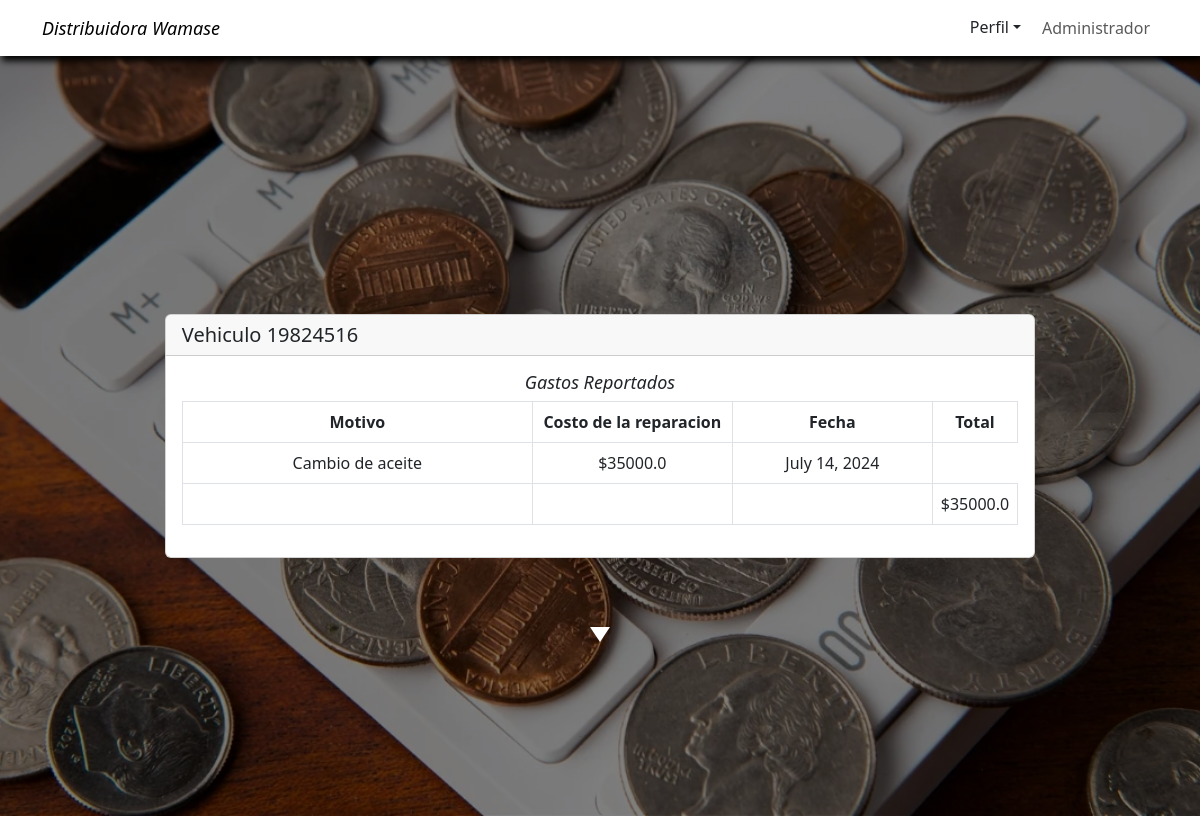
The app's page /view_expenses_user/ (signed in) with its own data.
### Expenses/models.py (models this page shows)
class Expenses(models.Model):
    user = models.ForeignKey(User, on_delete=models.CASCADE)
    title = models.CharField(max_length=255, null=False)
    description = models.CharField(max_length=1000, null=True)
    amount = models.FloatField(null=False)
    date = models.DateField(default=date.today())

### Expenses/views.py (the view)
# urls.py: path('view_expenses_user/', expenseViewUser.as_view(), name='Expenses-User'),
class expenseViewUser(LoginRequiredMixin, View):
    login_url = '/login/'
    def get(self, request):
        expenses = Expenses.objects.filter(user=request.user)
        amount = 0
        for expense in expenses:
            amount = amount + expense.amount
        total = amount
        return render(request, 'view_expensesUser.html', {'expenses': expenses, 'total': total})

### templates/view_expensesUser.html (shortened to what this page needs)
{% extends 'base.html' %}
{% load static %}
{% load pwa %}
{% block content %}
<section class="expenses">
    <div class="container">
        <div class="card">
            <h5 class="card-header d-flex justify-content-start text-left"> Vehiculo {{request.user}}</h5>
            <div class="card-body">
                <h3 class="card-title" style="font-size:large; font-style: italic;">Gastos Reportados </h3>
                <div class="table-responsive">
                    <table class="table table-bordered">
                        <thead>
                            <tr>
                                <th scope="col" style="width: 350px;">Motivo</th>
                                <th scope="col" style="width: 200px;">Costo de la reparacion  </th>
                                <th scope="col" style="width: 200px;">Fecha</th>
                                <th scope="col">Total</th>
                            </tr>
                        </thead>
                        <tbody>
                            {% for expense in expenses %}
                            <tr>
                                <td>{{expense.title}}</td>
                                <td>${{expense.amount}}</td>
                                <td>{{expense.date}}</td>
                            </tr>
                        {% endfor %}
                        <tr>
                            <td></td>
                            <td></td>
                            <td></td>
                            <td>${{total}}</td>
                        </tr>
                        </tbody>
                    </table>
                </div>
            </div>
        </div>
    </div>
</section>
{% endblock %}

### static/css/styles.css (style rules this page uses)
* { padding: 0; margin: 0; box-sizing: border-box; }
.expenses { display: flex; flex-direction: column; justify-content: center; align-items: center; text-align: center; height: 95dvh; background-image: linear-gradient(rgba(0,0,0,0.5), rgba(0,0,0,0.5), rgba(0,0,0,0.5)), url('../images/fondogastos.webp'); background-repeat: no-repeat; background-size: cover; background-position: center; }
.expenses .container { display: flex; flex-direction: column; justify-content: center; align-items: center; text-align: center; }

### records on screen
Expenses: title "Cambio de aceite", amount "35000.0", date "July 14, 2024"

### other values on screen
{{ request.user }} "19824516"
{{ total }} "35000.0"
